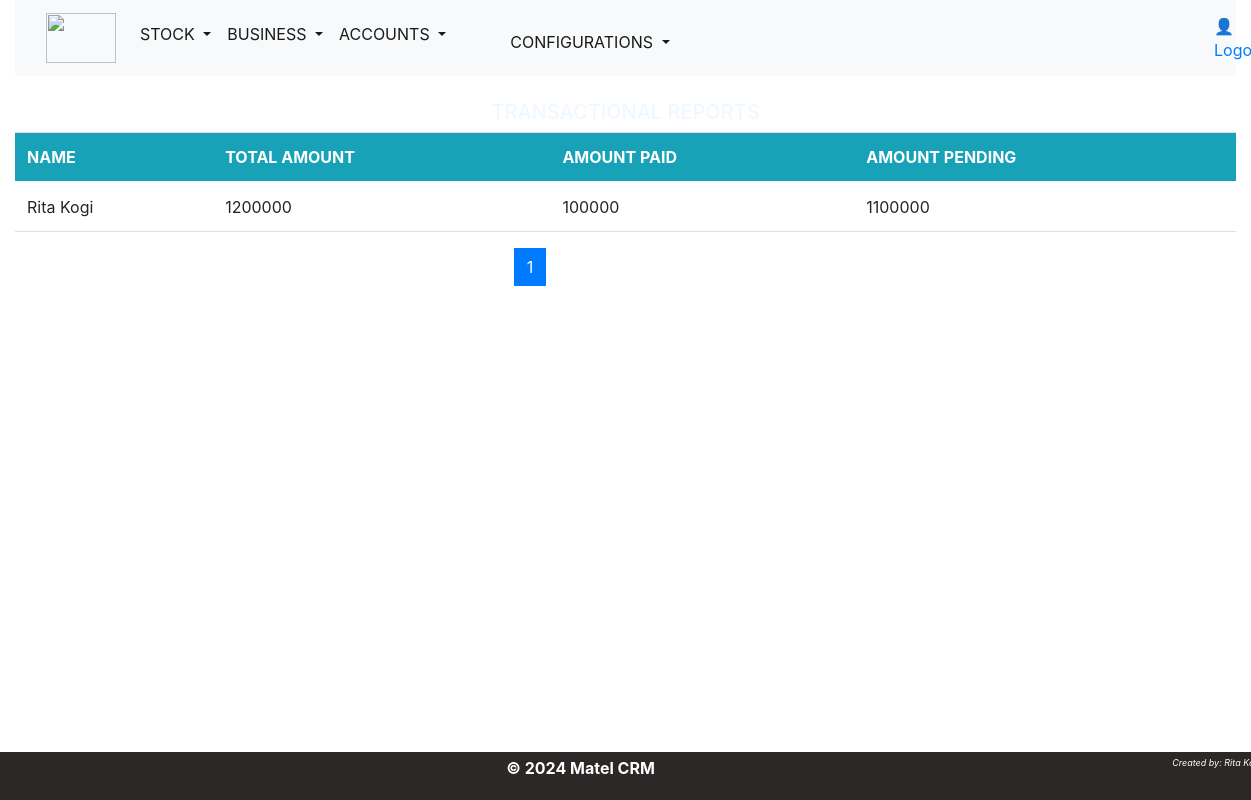
The page /transactionalreport/ on the database its author committed.
### clients/models.py (models this page shows)
class Prospects(models.Model):
    name=models.CharField(max_length=150)
    phoneno=models.PositiveIntegerField(default=None)
    idno=models.PositiveIntegerField(default=None)
    krapin=models.CharField(max_length=150)
    pobox= models.CharField(max_length=150, default='NONE')
    def __str__(self):
        return f"{self.name}"

### clients/views.py (the view)
# urls.py: path('transactionalreport/', views.transactional_report, name='transactionalreport'),
def transactional_report(request):
    template='clients/receipts/transactionalreports.html'
    clients = Business.objects.filter(receipt__isnull=False).distinct()
    report_data = []
    for client in clients:
        total_invoice_amount = client.invamt
        total_paid = Receipt.objects.filter(invamount=client).aggregate(Sum('amt_paid'))['amt_paid__sum']
        total_paid = total_paid or 0  # If no payments, set total_paid to 0
        balance = total_invoice_amount - total_paid
        report_data.append({
            'client': client.name,
            'total_invoice_amount': total_invoice_amount,
            'total_paid': total_paid,
            'balance': balance,
        })
    page = Paginator(report_data, 8).get_page(request.GET.get('page'))
    context = {
        'page': page,
    }
    return render(request, template, context)

### clients/templates/clients/receipts/transactionalreports.html (shortened to what this page needs)
{% extends 'base.html' %}
{% load crispy_forms_tags %}
{% block content %}
<div class="row my-4">
    <div class="col-md-12">
        <h5 style="color: aliceblue;"><center>TRANSACTIONAL REPORTS</center></h5>
        <table class="table bg-white">
            <thead class="bg-info text-white">
                <tr>
                    <th scope="col">NAME</th>
                    <th scope="col">TOTAL AMOUNT </th>
                    <th scope="col">AMOUNT PAID</th>
                    <th scope="col">AMOUNT PENDING</th>
                </tr>
            </thead>
            <tbody>
                {% for n in page.object_list %}
                <tr>
                    <td>{{ n.client|capfirst }}</td>
                    <td>{{ n.total_invoice_amount}}</td>
                    <td>{{ n.total_paid }}</td>
                    <td>{{ n.balance }}</td>
                </tr>
                {% endfor %}
            </tbody>
        </table>
    </div>
    <div class="container">
        <div class="row my-6">
            <div class="col-md-4 offset-md-3">
                <nav aria-label="Page navigation example">
                    <ul class="pagination justify-content-center">
                      <li class="page-item">
                        {% for num_page in page.paginator.page_range %} <br>
                        {% if page.number == num_page %}
                        <li class="page-item active" aria-current="page">
                            <a class="page-link"  href="{% url 'clients:prospectslist' %}?page={{num_page}}">{{ num_page }}</a>
                        </li>
                        {% else %}
                        <li class="page-item" aria-current="page">
                            <a class="page-link"  href="{% url 'clients:prospectslist' %}?page={{num_page}}">{{ num_page }}</a>
                        </li>
                        {% endif %} <br>
                        {% endfor %}
                    </ul>
                  </nav>
            </div>
        </div>
       </div>
</div>
{% endblock %}

### assets/css/main.css (style rules this page uses)
body { font-family: "Helvetica", Sans-Serif; background-color: lavenderblush; color: #333; margin: 0; padding: 0; height: 80%; }
.container { width: 100%; margin: 0 auto; }
@media screen and (min-width: 901px) { body { font-size: 18px; } }

### assets/css/inventory.css (style rules this page uses)
body { margin: 0; font-family: 'Arial', sans-serif; background-image: url('/assets/images/background.jpg'); background-size: cover; background-position: fill; background-repeat: no-repeat; height: 100vh; }

### rows shown on the page
Prospects: client "Rita Kogi", total_invoice_amount "1200000", total_paid "100000", balance "1100000"

### other values the page prints
{{ num_page }} "1"
